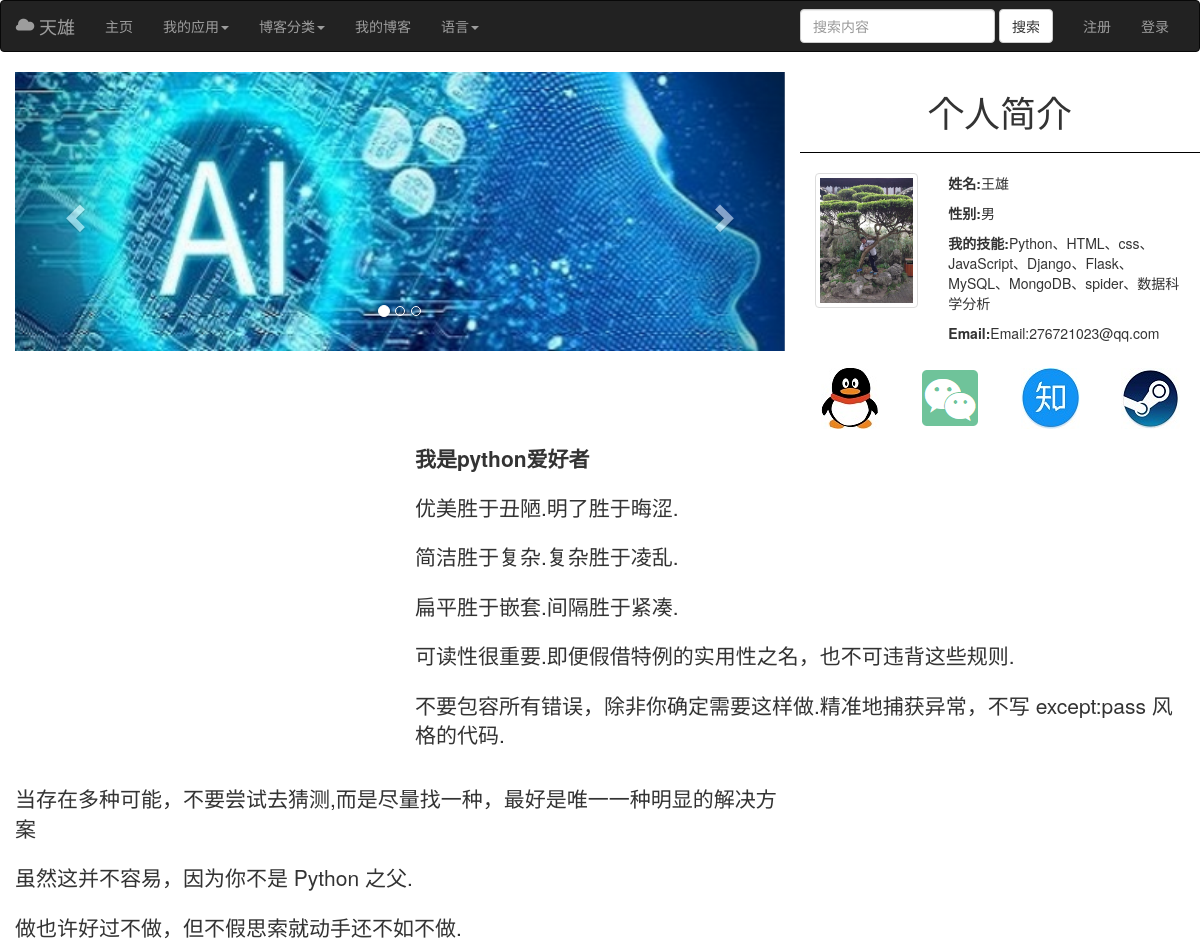
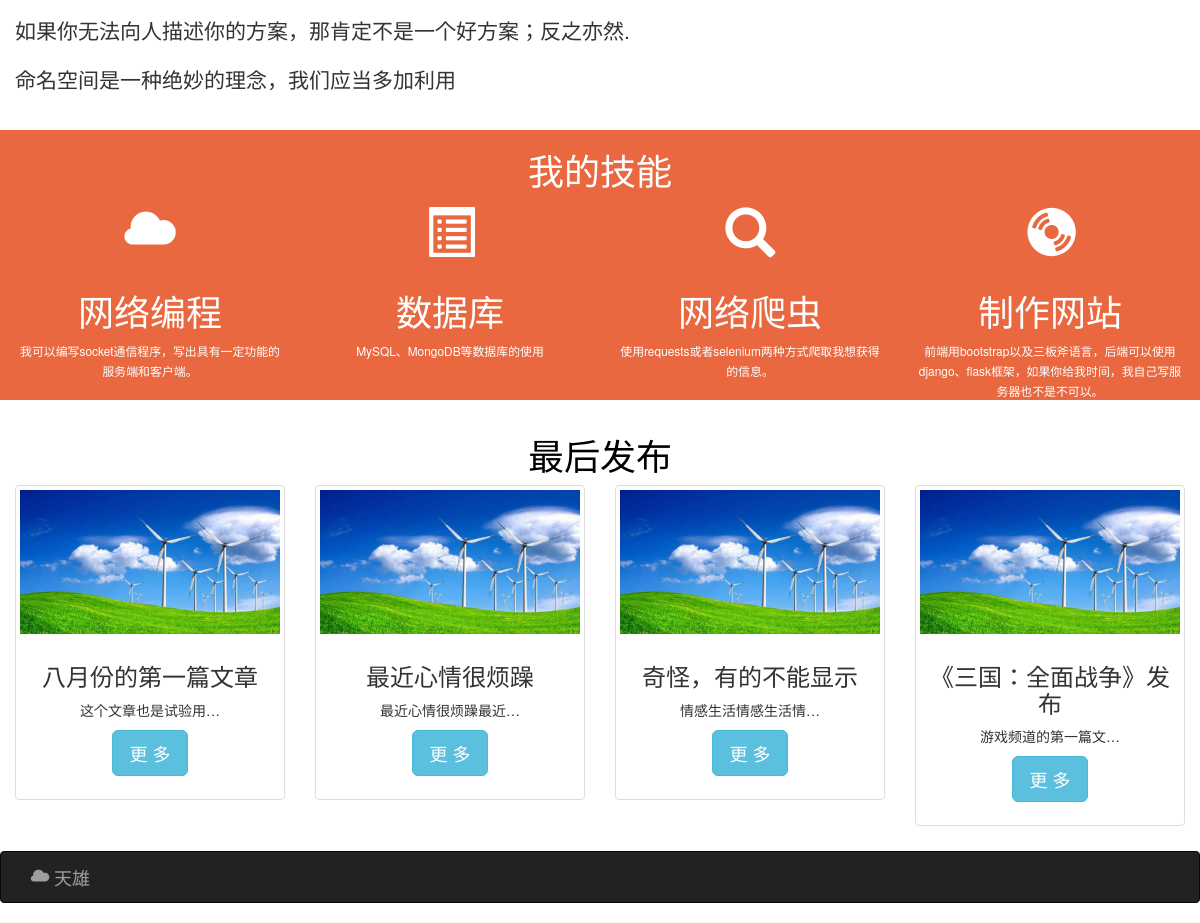
The page / on the database its author committed (2 pictures, top to bottom).
### blog/models.py (models this page shows, shortened)
class Blog(models.Model):
    title = models.CharField(max_length=30)
    author = models.ForeignKey(
        User, on_delete=models.CASCADE, related_name="blogs")
    category = models.ForeignKey(
        Category, on_delete=models.CASCADE, related_name="blogs")
    body = models.TextField()
    published = models.DateTimeField(auto_now_add=True)
    see = models.IntegerField(default=0)
    class Meta:
        ordering = ["-published"]

### index/views.py (the view)
# urls.py: path('', index),
def index(request):
    categories = Category.objects.all()
    blogs = Blog.objects.all()
    context = dict()
    context['categories'] = categories
    blogNum = len(blogs)
    if blogNum >= 4:
        blogNum = 4
    context['blogNum'] = blogNum
    if len(blogs) > 4:
        blogs = blogs[0:4]
    context['blogs'] = blogs
    return render(request, 'index_cn.html', context=context)

### templates/index_cn.html (shortened to what this page needs)
{% extends "base_cn.html" %}
{% block content %}
<div class="container-fluid" style="cursor:default;">
    <div class="row">
        <div class="col-md-8">
            <div id="carousel-example-generic" class="carousel slide" data-ride="carousel">
                <ol class="carousel-indicators">
                    <li data-target="#carousel-example-generic" data-slide-to="0" class="active"></li>
                    <li data-target="#carousel-example-generic" data-slide-to="1"></li>
                    <li data-target="#carousel-example-generic" data-slide-to="2"></li>
                </ol>
                <div class="carousel-inner" role="listbox">
                    <div class="item active">
                        <img src="/static/images/AI.jpg" width="100%;">
                        <div class="carousel-caption">
                        </div>
                    </div>
                </div>
                <a class="left carousel-control" href="#carousel-example-generic" role="button" data-slide="prev">
                    <span class="glyphicon glyphicon-chevron-left" aria-hidden="true"></span>
                </a>
                <a class="right carousel-control" href="#carousel-example-generic" role="button" data-slide="next">
                    <span class="glyphicon glyphicon-chevron-right" aria-hidden="true"></span>
                </a>
            </div>
        </div>
        <div class="col-md-4">
            <div class="row">
                <h1 class="text-center">个人简介</h1>
                <hr style="background-color: black;height: 1px;border: none;">
                <div class="col-md-4"">
                <img class=" img-thumbnail" src="/static/images/myself.jpg" width="100%;">
                </div>
                <div class="col-md-8">
                    <p><strong>姓名:</strong>王雄</p>
                    <p><strong>性别:</strong>男</p>
                    <p><strong>我的技能:</strong>Python、HTML、css、JavaScript、Django、Flask、MySQL、MongoDB、spider、数据科学分析</p>
                    <p><strong>Email:</strong>Email:276721023@qq.com</p>
                </div>
            </div>
            <div class="row" style="margin-top: 15px;">
                <div class="col-md-3 text-center dropup pull-left">
                    <button class="btn btn-default" data-toggle="dropdown" style="margin: 0;padding:0;border: none;">
                        <img src="/static/images/qq.svg">
                    </button>
                </div>
                <div class="col-md-3 text-center dropup pull-left">
                    <button class="btn btn-default" data-toggle="dropdown" style="margin: 0;padding:0;border: none;">
                        <img src="/static/images/wechat.svg">
                    </button>
                </div>
                <div class="col-md-3 text-center dropup pull-left">
                    <button class="btn btn-default" data-toggle="dropdown" style="margin: 0;padding:0;border: none;">
                        <img src="/static/images/know.svg">
                    </button>
                </div>
                <div class="col-md-3 text-center dropup pull-left">
                    <button class="btn btn-default" data-toggle="dropdown" style="margin: 0;padding:0;border: none;">
                        <img src="/static/images/steam.svg">
                    </button>
                </div>
            </div>
        </div>
    </div>
</div>
<div class="container-fluid" style="margin-top: 15px;cursor:default">
    <div class="row">
        <div class="col-md-4">
        </div>
        <div class="col-md-8">
            <p class="lead"><strong>我是python爱好者</strong></p>
            <p class="lead">优美胜于丑陋.明了胜于晦涩.</p>
            <p class="lead">简洁胜于复杂.复杂胜于凌乱.</p>
            <p class="lead">扁平胜于嵌套.间隔胜于紧凑.</p>
            <p class="lead">可读性很重要.即便假借特例的实用性之名，也不可违背这些规则.</p>
            <p class="lead">不要包容所有错误，除非你确定需要这样做.精准地捕获异常，不写 except:pass 风格的代码.</p>
        </div>
    </div>
    <div class="row" style="margin-top: 15px;">
        <div class="col-md-8">
            <p class="lead">当存在多种可能，不要尝试去猜测,而是尽量找一种，最好是唯一一种明显的解决方案</p>
            <p class="lead">虽然这并不容易，因为你不是 Python 之父.</p>
            <p class="lead">做也许好过不做，但不假思索就动手还不如不做.</p>
            <p class="lead">如果你无法向人描述你的方案，那肯定不是一个好方案；反之亦然.</p>
            <p class="lead">命名空间是一种绝妙的理念，我们应当多加利用</p>
        </div>
        <div class="col-md-4">
        </div>
    </div>
</div>
<div class="container-fluid" style="margin-top: 15px;color: white;cursor:default;">
    <div class="row" style="background: #E96840;">
        <div class="col-md-12" style="color: white;">
            <h1 class="text-center">我的技能</h1>
        </div>
        <div class="col-md-3 text-center">
            <div style="font-size: 50px;">
                <span class="glyphicon glyphicon-cloud"></span>
            </div>
            <div>
                <h1>网络编程</h1>
                <small>我可以编写socket通信程序，写出具有一定功能的服务端和客户端。</small>
            </div>
        </div>
        <div class="col-md-3 text-center text-center">
            <div style="font-size: 50px;">
                <span class="glyphicon glyphicon-list-alt"></span>
            </div>
            <div>
                <h1>数据库</h1>
                <small>MySQL、MongoDB等数据库的使用</small>
            </div>
        </div>
        <div class="col-md-3 text-center text-center">
            <div style="font-size: 50px;">
                <span class="glyphicon glyphicon-search"></span>
            </div>
            <div>
                <h1>网络爬虫</h1>
                <small>使用requests或者selenium两种方式爬取我想获得的信息。</small>
            </div>
        </div>
        <div class="col-md-3 text-center text-center">
            <div style="font-size: 50px;">
                <span class="glyphicon glyphicon-cd"></span>
            </div>
            <div>
                <h1>制作网站</h1>
                <small>前端用bootstrap以及三板斧语言，后端可以使用django、flask框架，如果你给我时间，我自己写服务器也不是不可以。</small>
            </div>
        </div>
    </div>
    <div class="row" style="color: black;">
        <div class="col-md-12 text-center" style="margin-top: 15px;">
            <h1>最后发布</h1>
        </div>
    </div>
    <div class="row">
        {% ifequal blogNum 4 %}
        {% for blog in blogs %}
        <div class="col-md-3 text-center">
            <div class="thumbnail">
                <img src="/static/images/desktop.png" alt="...">
                <div class="caption">
                    <h3>{{blog.title}}</h3>
                    <p>{{blog.body|truncatechars:10}}</p>
                    <p><a href="#" class="btn btn-info btn-lg" role="button">更 多</a></p>
                </div>
            </div>
        </div>
        {% endfor %}
        {% endifequal %}
    </div>
</div>
{% endblock %}

### rows shown on the page
Blog: title "八月份的第一篇文章", body "这个文章也是试验用…"
Blog: title "最近心情很烦躁", body "最近心情很烦躁最近…"
Blog: title "奇怪，有的不能显示", body "情感生活情感生活情…"
Blog: title "《三国：全面战争》发布", body "游戏频道的第一篇文…"
